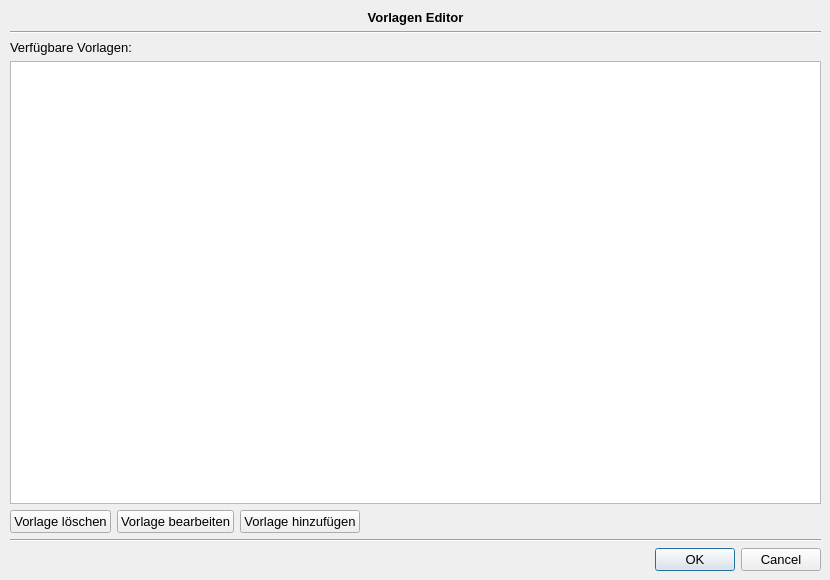
<?xml version="1.0" encoding="UTF-8"?>
<ui version="4.0">
 <class>PatternEditor</class>
 <widget class="QDialog" name="PatternEditor">
  <property name="geometry">
   <rect>
    <x>0</x>
    <y>0</y>
    <width>830</width>
    <height>580</height>
   </rect>
  </property>
  <property name="windowTitle">
   <string>Dialog</string>
  </property>
  <widget class="QWidget" name="gridLayoutWidget_2">
   <property name="geometry">
    <rect>
     <x>10</x>
     <y>10</y>
     <width>811</width>
     <height>561</height>
    </rect>
   </property>
   <layout class="QGridLayout" name="gridLayout_2">
    <item row="1" column="0" colspan="2">
     <widget class="Line" name="line_3">
      <property name="orientation">
       <enum>Qt::Horizontal</enum>
      </property>
     </widget>
    </item>
    <item row="2" column="0">
     <widget class="QLabel" name="label_2">
      <property name="sizePolicy">
       <sizepolicy hsizetype="Preferred" vsizetype="Fixed">
        <horstretch>0</horstretch>
        <verstretch>0</verstretch>
       </sizepolicy>
      </property>
      <property name="font">
       <font>
        <pointsize>10</pointsize>
       </font>
      </property>
      <property name="text">
       <string>Verfügbare Vorlagen:</string>
      </property>
     </widget>
    </item>
    <item row="5" column="0" colspan="2">
     <layout class="QHBoxLayout" name="horizontalLayout">
      <item>
       <widget class="QPushButton" name="deleteEntry">
        <property name="sizePolicy">
         <sizepolicy hsizetype="Fixed" vsizetype="Fixed">
          <horstretch>0</horstretch>
          <verstretch>0</verstretch>
         </sizepolicy>
        </property>
        <property name="font">
         <font>
          <pointsize>10</pointsize>
         </font>
        </property>
        <property name="text">
         <string>Vorlage löschen</string>
        </property>
       </widget>
      </item>
      <item>
       <widget class="QPushButton" name="editEntry">
        <property name="sizePolicy">
         <sizepolicy hsizetype="Fixed" vsizetype="Fixed">
          <horstretch>0</horstretch>
          <verstretch>0</verstretch>
         </sizepolicy>
        </property>
        <property name="font">
         <font>
          <pointsize>10</pointsize>
         </font>
        </property>
        <property name="text">
         <string>Vorlage bearbeiten</string>
        </property>
       </widget>
      </item>
      <item>
       <widget class="QPushButton" name="addEntry">
        <property name="sizePolicy">
         <sizepolicy hsizetype="Fixed" vsizetype="Fixed">
          <horstretch>0</horstretch>
          <verstretch>0</verstretch>
         </sizepolicy>
        </property>
        <property name="font">
         <font>
          <pointsize>10</pointsize>
         </font>
        </property>
        <property name="text">
         <string>Vorlage hinzufügen</string>
        </property>
       </widget>
      </item>
      <item>
       <spacer name="horizontalSpacer">
        <property name="orientation">
         <enum>Qt::Horizontal</enum>
        </property>
        <property name="sizeType">
         <enum>QSizePolicy::MinimumExpanding</enum>
        </property>
        <property name="sizeHint" stdset="0">
         <size>
          <width>40</width>
          <height>0</height>
         </size>
        </property>
       </spacer>
      </item>
     </layout>
    </item>
    <item row="0" column="0" colspan="2">
     <widget class="QLabel" name="label_6">
      <property name="sizePolicy">
       <sizepolicy hsizetype="Preferred" vsizetype="Fixed">
        <horstretch>0</horstretch>
        <verstretch>0</verstretch>
       </sizepolicy>
      </property>
      <property name="font">
       <font>
        <pointsize>10</pointsize>
        <weight>75</weight>
        <bold>true</bold>
       </font>
      </property>
      <property name="text">
       <string>Vorlagen Editor</string>
      </property>
      <property name="alignment">
       <set>Qt::AlignCenter</set>
      </property>
     </widget>
    </item>
    <item row="7" column="0" colspan="2">
     <widget class="QDialogButtonBox" name="buttonBox">
      <property name="font">
       <font>
        <pointsize>10</pointsize>
       </font>
      </property>
      <property name="orientation">
       <enum>Qt::Horizontal</enum>
      </property>
      <property name="standardButtons">
       <set>QDialogButtonBox::Cancel|QDialogButtonBox::Ok</set>
      </property>
     </widget>
    </item>
    <item row="3" column="0" rowspan="2" colspan="2">
     <widget class="QTableView" name="tablePatterns">
      <property name="sizePolicy">
       <sizepolicy hsizetype="Expanding" vsizetype="Expanding">
        <horstretch>0</horstretch>
        <verstretch>0</verstretch>
       </sizepolicy>
      </property>
      <property name="minimumSize">
       <size>
        <width>0</width>
        <height>420</height>
       </size>
      </property>
      <property name="font">
       <font>
        <pointsize>10</pointsize>
       </font>
      </property>
      <property name="contextMenuPolicy">
       <enum>Qt::CustomContextMenu</enum>
      </property>
      <property name="dragEnabled">
       <bool>true</bool>
      </property>
      <property name="alternatingRowColors">
       <bool>true</bool>
      </property>
      <attribute name="horizontalHeaderCascadingSectionResizes">
       <bool>true</bool>
      </attribute>
      <attribute name="horizontalHeaderStretchLastSection">
       <bool>true</bool>
      </attribute>
      <attribute name="verticalHeaderVisible">
       <bool>false</bool>
      </attribute>
     </widget>
    </item>
    <item row="6" column="0" colspan="2">
     <widget class="Line" name="line">
      <property name="orientation">
       <enum>Qt::Horizontal</enum>
      </property>
     </widget>
    </item>
   </layout>
  </widget>
 </widget>
 <resources/>
 <connections>
  <connection>
   <sender>buttonBox</sender>
   <signal>accepted()</signal>
   <receiver>PatternEditor</receiver>
   <slot>accept()</slot>
   <hints>
    <hint type="sourcelabel">
     <x>248</x>
     <y>254</y>
    </hint>
    <hint type="destinationlabel">
     <x>157</x>
     <y>274</y>
    </hint>
   </hints>
  </connection>
  <connection>
   <sender>buttonBox</sender>
   <signal>rejected()</signal>
   <receiver>PatternEditor</receiver>
   <slot>reject()</slot>
   <hints>
    <hint type="sourcelabel">
     <x>316</x>
     <y>260</y>
    </hint>
    <hint type="destinationlabel">
     <x>286</x>
     <y>274</y>
    </hint>
   </hints>
  </connection>
 </connections>
</ui>
